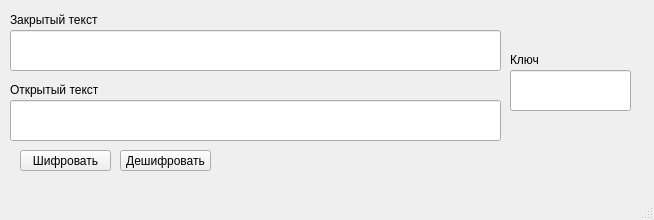
<?xml version="1.0" encoding="UTF-8"?>
<ui version="4.0">
 <class>MainWindow</class>
 <widget class="QMainWindow" name="MainWindow">
  <property name="geometry">
   <rect>
    <x>0</x>
    <y>0</y>
    <width>654</width>
    <height>220</height>
   </rect>
  </property>
  <property name="windowTitle">
   <string>MainWindow</string>
  </property>
  <widget class="QWidget" name="centralwidget">
   <widget class="QPushButton" name="pushButton">
    <property name="geometry">
     <rect>
      <x>20</x>
      <y>150</y>
      <width>91</width>
      <height>21</height>
     </rect>
    </property>
    <property name="text">
     <string>Шифровать</string>
    </property>
   </widget>
   <widget class="QPushButton" name="pushButton_2">
    <property name="geometry">
     <rect>
      <x>120</x>
      <y>150</y>
      <width>91</width>
      <height>21</height>
     </rect>
    </property>
    <property name="text">
     <string>Дешифровать</string>
    </property>
   </widget>
   <widget class="QLineEdit" name="keyline">
    <property name="geometry">
     <rect>
      <x>510</x>
      <y>70</y>
      <width>121</width>
      <height>41</height>
     </rect>
    </property>
   </widget>
   <widget class="QLabel" name="label">
    <property name="geometry">
     <rect>
      <x>510</x>
      <y>50</y>
      <width>121</width>
      <height>20</height>
     </rect>
    </property>
    <property name="text">
     <string>Ключ</string>
    </property>
   </widget>
   <widget class="QLineEdit" name="textedit">
    <property name="geometry">
     <rect>
      <x>10</x>
      <y>100</y>
      <width>491</width>
      <height>41</height>
     </rect>
    </property>
   </widget>
   <widget class="QLabel" name="label_2">
    <property name="geometry">
     <rect>
      <x>10</x>
      <y>80</y>
      <width>121</width>
      <height>20</height>
     </rect>
    </property>
    <property name="text">
     <string>Открытый текст</string>
    </property>
   </widget>
   <widget class="QLineEdit" name="textedit_2">
    <property name="geometry">
     <rect>
      <x>10</x>
      <y>30</y>
      <width>491</width>
      <height>41</height>
     </rect>
    </property>
   </widget>
   <widget class="QLabel" name="label_3">
    <property name="geometry">
     <rect>
      <x>10</x>
      <y>10</y>
      <width>121</width>
      <height>20</height>
     </rect>
    </property>
    <property name="text">
     <string>Закрытый текст</string>
    </property>
   </widget>
  </widget>
  <widget class="QMenuBar" name="menubar">
   <property name="geometry">
    <rect>
     <x>0</x>
     <y>0</y>
     <width>654</width>
     <height>20</height>
    </rect>
   </property>
  </widget>
  <widget class="QStatusBar" name="statusbar"/>
 </widget>
 <resources/>
 <connections/>
</ui>
